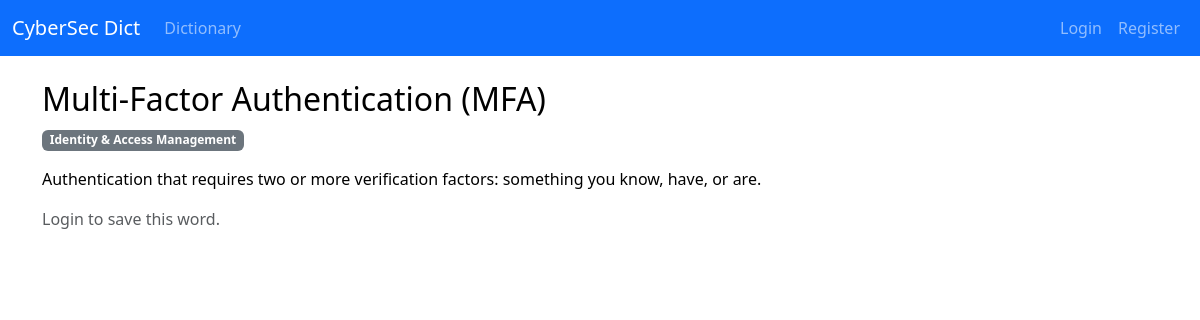
Screenshot of /dict/7 with the database file from the repository.
### models.py (models this page shows)
class DictionaryEntry(db.Model):
    id = db.Column(db.Integer, primary_key=True)
    term = db.Column(db.String(255), unique=True, nullable=False, index=True)
    content = db.Column(db.Text, nullable=False)
    category = db.Column(db.String(120), nullable=True, index=True)
    created_at = db.Column(db.DateTime, default=datetime.utcnow)
    updated_at = db.Column(db.DateTime, default=datetime.utcnow, onupdate=datetime.utcnow)

### routes_dict.py (the view)
@dict_bp.route('/<int:entry_id>')
def detail(entry_id: int):
    entry = DictionaryEntry.query.get_or_404(entry_id)
    is_saved = False
    if current_user.is_authenticated:
        is_saved = current_user.saved_entries.filter_by(id=entry.id).first() is not None
    return render_template('dict/detail.html', entry=entry, is_saved=is_saved)

### templates/dict/detail.html
{% extends 'base.html' %}
{% block content %}
<h2>{{ entry.term }}</h2>
{% if entry.category %}
<p><span class="badge text-bg-secondary">{{ entry.category }}</span></p>
{% endif %}
<p style="white-space: pre-wrap;">{{ entry.content }}</p>
{% if current_user.is_authenticated %}
  {% if is_saved %}
  <form method="post" action="{{ url_for('dict.unsave_entry', entry_id=entry.id) }}">
    <button class="btn btn-outline-secondary" type="submit">Unsave</button>
  </form>
  {% else %}
  <form method="post" action="{{ url_for('dict.save_entry', entry_id=entry.id) }}">
    <button class="btn btn-primary" type="submit">Save</button>
  </form>
  {% endif %}
{% else %}
  <p class="text-muted">Login to save this word.</p>
{% endif %}
{% endblock %}

### static/styles.css (style rules this page uses)
body.bg-body { background-color: var(--bg) !important; color: var(--fg) !important; }
.badge.text-bg-secondary { background-color: #6c757d !important; }

### rows the page displays
DictionaryEntry: term "Multi-Factor Authentication (MFA)", category "Identity & Access Management", content "Authentication that requires two or more verification factors: something you know, have, or are."
